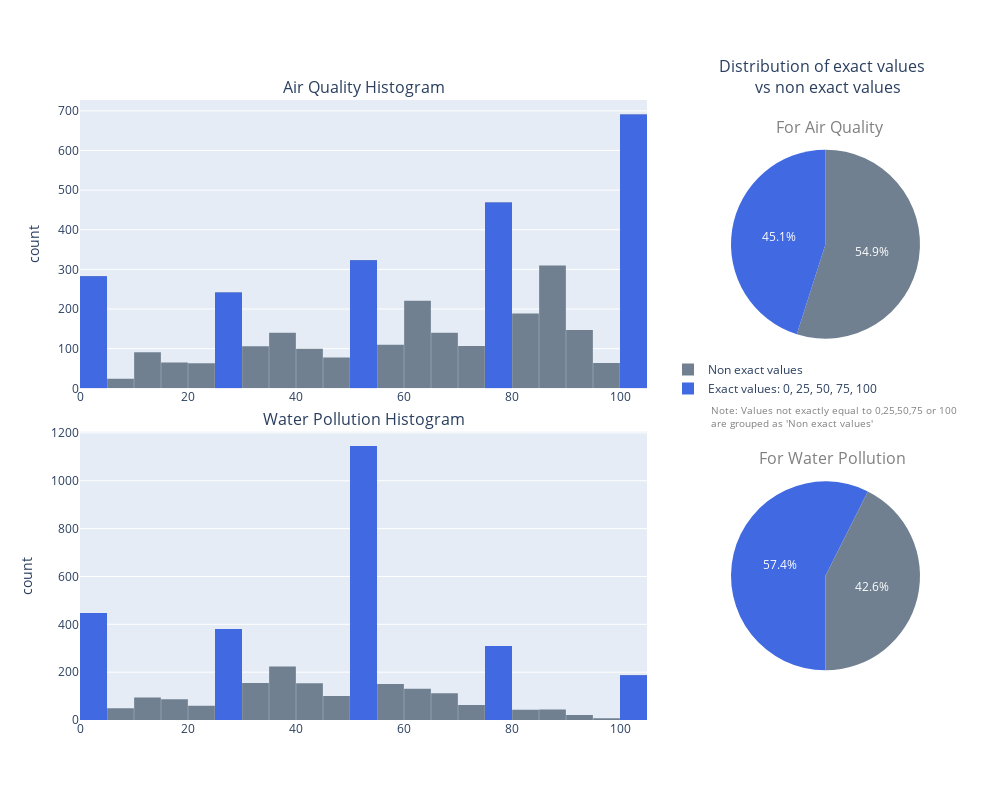

Notebook code for this chart:
### Markdown cell above
### Creating the Visualisation

### Code cell
# Creating subplots

fig = make_subplots(
    rows=2,
    cols=2,
    column_widths=[0.75, 0.25],
    row_heights=[0.7, 0.7],
    vertical_spacing=0.07,
    specs=[
        [{"type": "histogram"}, {"type": "pie"}],
        [{"type": "histogram"}, {"type": "pie"}]
    ],
    subplot_titles=[
        "Air Quality Histogram",
        "Distribution of exact values  <br> vs non exact values",
        "Water Pollution Histogram",
        ""
    ]
)

# AirQuality Histogram

fig.add_trace(
    go.Histogram(
        x=df["AirQuality"],
        xbins=dict(
            start=0,
            end=101,
            size=5
        ),
        name="AirQuality",
        marker_color="slategrey",
        showlegend=False
    ),
    row=1, col=1
)


# WaterPollution Histogram

fig.add_trace(
    go.Histogram(
        x=df["WaterPollution"],
        xbins=dict(
            start=0,
            end=101,
            size=5
        ),
        name="WaterPollution",
        marker_color="slategrey",
        showlegend=False
    ),
    row=2, col=1
)
fig.update_yaxes(title_text="count", row=1, col=1)
fig.update_yaxes(title_text="count", row=2, col=1)


# AirQuality Pie Chart

fig.add_trace(
    go.Pie(
        labels=["Exact values: 0, 25, 50, 75, 100", "Non exact values"],
        values=summary_df["AirQuality"],
        marker_colors=["royalblue", "slategrey"],
        name="AirQuality",
        showlegend=True
    ),
    row=1, col=2
)

# WaterPollution Pie Chart

fig.add_trace(
    go.Pie(
        labels=["Exact values: 0, 25, 50, 75, 100", "Non exact values"],
        values=summary_df["WaterPollution"],
        marker_colors=["royalblue", "slategrey"],
        rotation=180,
        name="WaterPollution",
        showlegend=False
    ),
    row=2, col=2
)


# Adding pie chart annotations

fig.add_annotation(
    text="Note: Values not exactly equal to 0,25,50,75 or 100 <br>are grouped as 'Non exact values'",
    x=1.05, y=0.49,
    xref="paper", yref="paper",
    showarrow=False,
    font=dict(size=10, color="gray"),
    align="left"
)
domain = fig.data[2].domain
fig.add_annotation(
    text="For Air Quality",
    x=(domain['x'][0] + domain['x'][1]) / 1.85,  # center of pie
    y=(domain['y'][0] + domain['y'][1]) / 1.57,  # center of pie
    xref="paper",
    yref="paper",
    showarrow=False,
    font=dict(size=16, color="gray")
)

domain = fig.data[3].domain
fig.add_annotation(
    text="For Water Pollution",
    x=(domain['x'][0] + domain['x'][1]) / 1.8,  # center of pie
    y=(domain['y'][0] + domain['y'][1]) / 1.1,  # center of pie
    xref="paper",
    yref="paper",
    showarrow=False,
    font=dict(size=16, color="gray")
)

# Highlighting the exact value bars on the histograms

color = "royalblue"

x_ranges = [(0, 5), (25, 30), (50, 55), (75, 80), (100, 105)]

y_values = {
    ("x1", "y1"): [283, 242, 323, 469, 691],
    ("x2", "y2"): [447, 380, 1145, 309, 187],
}

for (xref, yref), heights in y_values.items():
    for (x0, x1), y1 in zip(x_ranges, heights):
        fig.add_shape(
            type="rect",
            x0=x0, x1=x1,
            y0=0, y1=y1,
            xref=xref, yref=yref,
            fillcolor=color,
            line_width=0
        )

#Layout tweaks

fig.update_layout(
    autosize=False,
    width=1000,
    height=800,
    showlegend=True,
    title_text="",
    bargap=0.01,
    legend=dict(
        title="",
        x=0.7,  
        y=0.55
    )
    
)

fig.show()

### Figure 1 — Plotly figure (JSON) as saved in the notebook; plotly's stock layout.template omitted (floating-point values rounded to 4 significant figures; data arrays with more than 128 entries replaced by an {"elided": "..."} marker saying what was removed)
{"data": [{"marker": {"color": "slategrey"}, "name": "AirQuality", "showlegend": false, "type": "histogram", "x": {"elided": "3963 float values"}, "xaxis": "x", "xbins": {"end": 101, "size": 5, "start": 0}, "yaxis": "y"}, {"marker": {"color": "slategrey"}, "name": "WaterPollution", "showlegend": false, "type": "histogram", "x": {"elided": "3963 float values"}, "xaxis": "x2", "xbins": {"end": 101, "size": 5, "start": 0}, "yaxis": "y2"}, {"domain": {"x": [0.775, 1], "y": [0.535, 1.0]}, "labels": ["Exact values: 0, 25, 50, 75, 100", "Non exact values"], "marker": {"colors": ["royalblue", "slategrey"]}, "name": "AirQuality", "showlegend": true, "type": "pie", "values": [1787, 2176]}, {"domain": {"x": [0.775, 1], "y": [0, 0.465]}, "labels": ["Exact values: 0, 25, 50, 75, 100", "Non exact values"], "marker": {"colors": ["royalblue", "slategrey"]}, "name": "WaterPollution", "rotation": -180, "showlegend": false, "type": "pie", "values": [2275, 1688]}], "layout": {"annotations": [{"font": {"size": 16}, "showarrow": false, "text": "Air Quality Histogram", "x": 0.3375, "xanchor": "center", "xref": "paper", "y": 1.0, "yanchor": "bottom", "yref": "paper"}, {"font": {"size": 16}, "showarrow": false, "text": "Distribution of exact values  <br> vs non exact values", "x": 0.8875, "xanchor": "center", "xref": "paper", "y": 1.0, "yanchor": "bottom", "yref": "paper"}, {"font": {"size": 16}, "showarrow": false, "text": "Water Pollution Histogram", "x": 0.3375, "xanchor": "center", "xref": "paper", "y": 0.465, "yanchor": "bottom", "yref": "paper"}, {"align": "left", "font": {"color": "gray", "size": 10}, "showarrow": false, "text": "Note: Values not exactly equal to 0,25,50,75 or 100 <br>are grouped as 'Non exact values'", "x": 1.05, "xref": "paper", "y": 0.49, "yref": "paper"}, {"font": {"color": "gray", "size": 16}, "showarrow": false, "text": "For Air Quality", "x": 0.9595, "xref": "paper", "y": 0.9777, "yref": "paper"}, {"font": {"color": "gray", "size": 16}, "showarrow": false, "text": "For Water Pollution", "x": 0.9861, "xref": "paper", "y": 0.4227, "yref": "paper"}], "autosize": false, "bargap": 0.01, "height": 800, "legend": {"title": {"text": ""}, "x": 0.7, "y": 0.55}, "shapes": [{"fillcolor": "royalblue", "line": {"width": 0}, "type": "rect", "x0": 0, "x1": 5, "xref": "x", "y0": 0, "y1": 283, "yref": "y"}, {"fillcolor": "royalblue", "line": {"width": 0}, "type": "rect", "x0": 25, "x1": 30, "xref": "x", "y0": 0, "y1": 242, "yref": "y"}, {"fillcolor": "royalblue", "line": {"width": 0}, "type": "rect", "x0": 50, "x1": 55, "xref": "x", "y0": 0, "y1": 323, "yref": "y"}, {"fillcolor": "royalblue", "line": {"width": 0}, "type": "rect", "x0": 75, "x1": 80, "xref": "x", "y0": 0, "y1": 469, "yref": "y"}, {"fillcolor": "royalblue", "line": {"width": 0}, "type": "rect", "x0": 100, "x1": 105, "xref": "x", "y0": 0, "y1": 691, "yref": "y"}, {"fillcolor": "royalblue", "line": {"width": 0}, "type": "rect", "x0": 0, "x1": 5, "xref": "x2", "y0": 0, "y1": 447, "yref": "y2"}, {"fillcolor": "royalblue", "line": {"width": 0}, "type": "rect", "x0": 25, "x1": 30, "xref": "x2", "y0": 0, "y1": 380, "yref": "y2"}, {"fillcolor": "royalblue", "line": {"width": 0}, "type": "rect", "x0": 50, "x1": 55, "xref": "x2", "y0": 0, "y1": 1145, "yref": "y2"}, {"fillcolor": "royalblue", "line": {"width": 0}, "type": "rect", "x0": 75, "x1": 80, "xref": "x2", "y0": 0, "y1": 309, "yref": "y2"}, {"fillcolor": "royalblue", "line": {"width": 0}, "type": "rect", "x0": 100, "x1": 105, "xref": "x2", "y0": 0, "y1": 187, "yref": "y2"}], "showlegend": true, "title": {"text": ""}, "width": 1000, "xaxis": {"anchor": "y", "domain": [0, 0.675]}, "xaxis2": {"anchor": "y2", "domain": [0, 0.675]}, "yaxis": {"anchor": "x", "domain": [0.535, 1.0], "title": {"text": "count"}}, "yaxis2": {"anchor": "x2", "domain": [0, 0.465], "title": {"text": "count"}}}}
